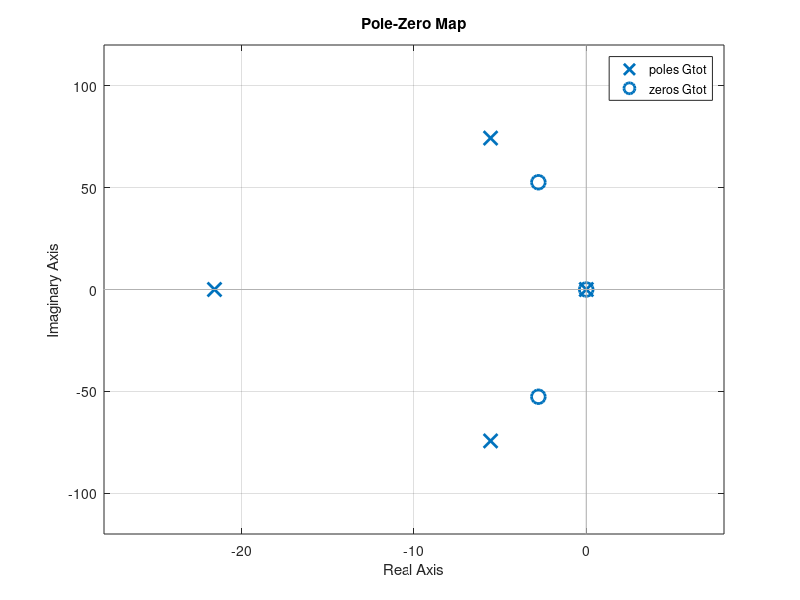
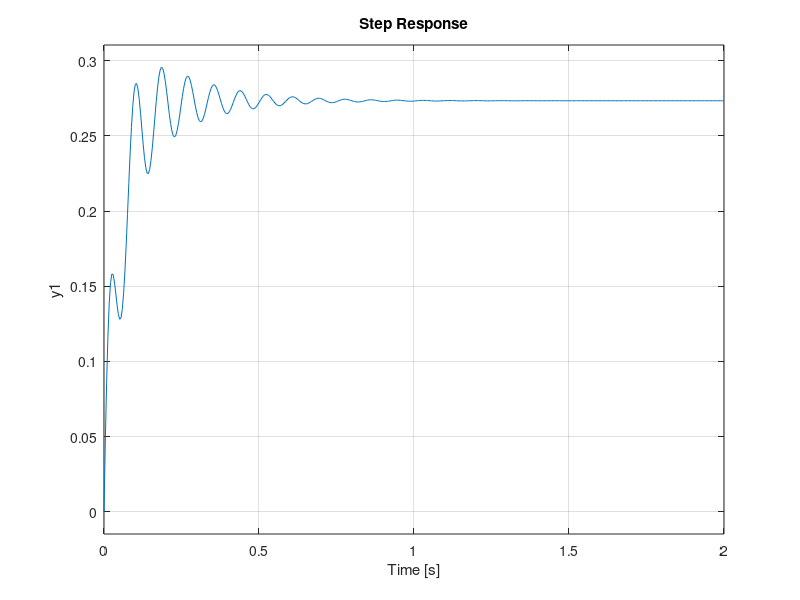
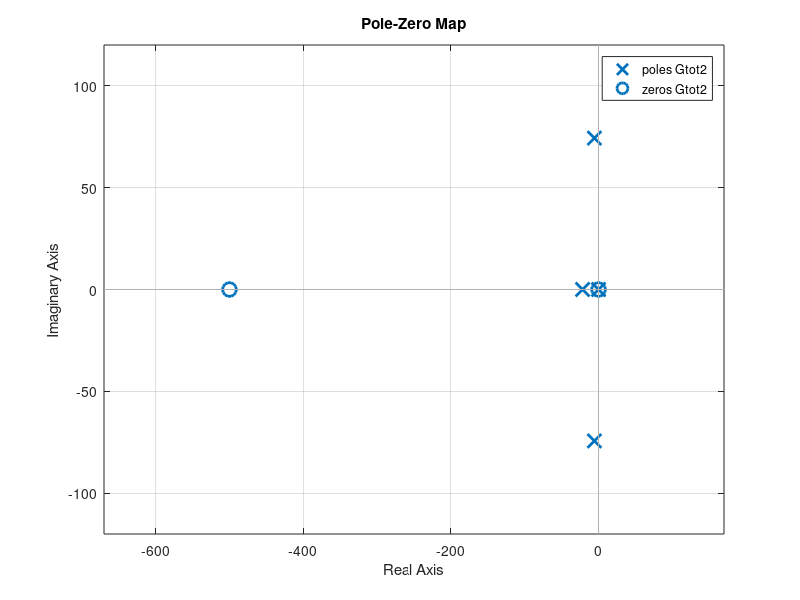
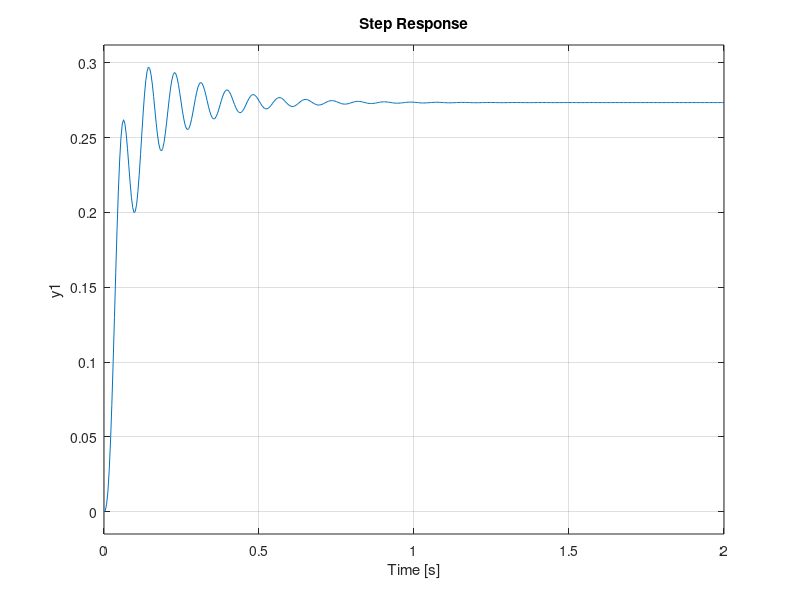

These charts were generated, in order, by the following MATLAB code:
clear all, close all; clc;
%% Define parameters
n = 5; %Gearbox ratio
J1 = 1.8e-5; %Load inertia 1
J2 = 1.8e-5; %Load inertia 2
Vmax = 24; %Supply voltage
Vmin = -24; %Supply voltage
Imax = 430e-3; %Maximum current
sim_V = Vmax;

% Motor parameters
R = 112; % Terminal resistance [Ohm]
L = 11.4e-3;    % Terminal inductance [H]
dm = 3.8e-6; %Viscous friction in brushes
kt = 69.7e-3;    % Torque constant [Nm/A]
J_m = 7.46e-7;  % Rotor inertia
kemf = 60/(2*pi*137);

s = tf('s');

Gm = 0.0697/(0.0002448*s+0.005284)

%% TASK 5

kf = 0.05; %[Nm/rad]
df = 0.0001; %[Nms/rad]

A = [zeros(2) eye(2);-[kf/J1 -kf/J1;-kf/J2 kf/J2] -[df/J1 -df/J1;-df/J2 df/J2]];
B = [0 0 J_m/J1 0]';
C = [0 0 1 0];

C2 = [0 0 0 1];



[num, den] = ss2tf(A, B, C, 0, 1);
[num2, den2] = ss2tf(A, B, C2, 0, 1);

Gs=tf(num, den);
Gs2 = tf(num2, den2);

s = tf('s');

Gtot = tf(Gs * s * Gm);
Gtot2 = tf(Gs2 * s * Gm);

%1
[A2, B2, C2, D2] = tf2ss(Gtot.num{1},Gtot.den{1});

%2
figure(2)
pzmap(Gtot)
figure(5)
pzmap(Gtot2)

%3
figure(4)
step(Gtot) %Load
figure(6)
step(Gtot2) %Motor
figure(7)
bode(Gtot)
figure(8)
bode(Gtot2)

%4
%See above







